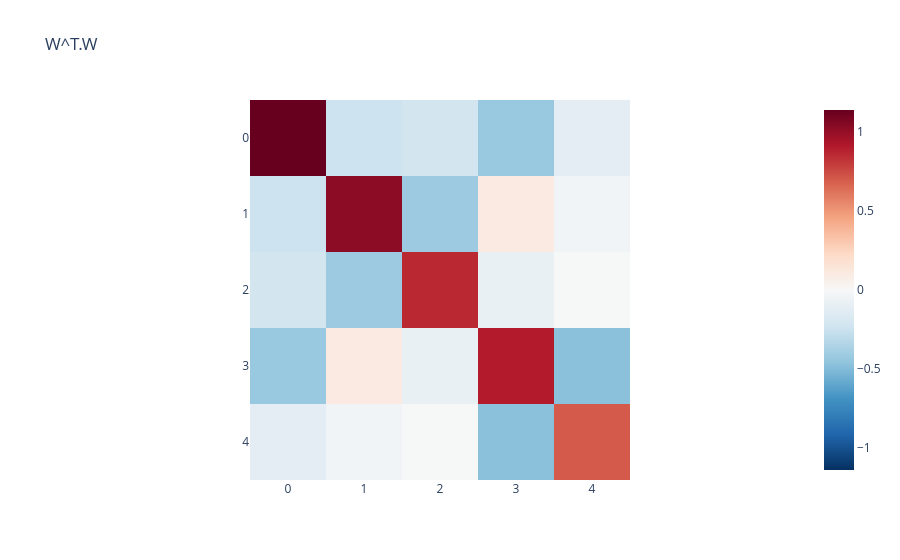

Notebook cell for this chart:
### Markdown cell above
## Analyzing superposition


### Let's first visualise the hidden layer weight matrix

### Code cell
W_dot = einops.einsum(model.W, model.W, "n_inst d_feat1 d_hidden, n_inst d_feat2 d_hidden -> n_inst d_feat1 d_feat2")
W_dot = einops.reduce(W_dot, "n_inst d_feat1 d_feat2 -> d_feat1 d_feat2", "mean")
px.imshow(
    W_dot.detach().cpu().numpy(),
    color_continuous_scale="RdBu_r",
    title="W^T.W",
    color_continuous_midpoint=0,
).show()

### Figure 1 — Plotly figure (JSON) as saved in the notebook; plotly's stock layout.template omitted (floating-point values rounded to 4 significant figures)
{"data": [{"coloraxis": "coloraxis", "hovertemplate": "x: %{x}<br>y: %{y}<br>color: %{z}<extra></extra>", "name": "0", "type": "heatmap", "xaxis": "x", "yaxis": "y", "z": [[1.14, -0.2406, -0.2147, -0.43, -0.1203], [-0.2406, 1.024, -0.4168, 0.103, -0.04289], [-0.2147, -0.4168, 0.8619, -0.08326, -0.005443], [-0.43, 0.103, -0.08326, 0.9025, -0.4727], [-0.1203, -0.04289, -0.005443, -0.4727, 0.6991]]}], "layout": {"coloraxis": {"cmid": 0, "colorscale": [[0, "rgb(5,48,97)"], [0.1, "rgb(33,102,172)"], [0.2, "rgb(67,147,195)"], [0.3, "rgb(146,197,222)"], [0.4, "rgb(209,229,240)"], [0.5, "rgb(247,247,247)"], [0.6, "rgb(253,219,199)"], [0.7, "rgb(244,165,130)"], [0.8, "rgb(214,96,77)"], [0.9, "rgb(178,24,43)"], [1, "rgb(103,0,31)"]]}, "title": {"text": "W^T.W"}, "xaxis": {"anchor": "y", "constrain": "domain", "domain": [0, 1], "scaleanchor": "y"}, "yaxis": {"anchor": "x", "autorange": "reversed", "constrain": "domain", "domain": [0, 1]}}}
